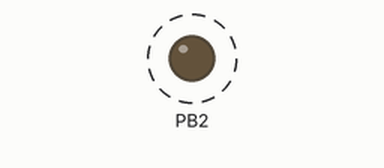
Recording of a program running on a simulated ATmega328P, built with avr-gcc and emulated at 16 MHz. Parts: output pins drawn as LEDs (lit = HIGH). Dashed ring = blinking.

Above: at 0.2 s.
Timing chart, 0 to 3.0 s (numbered marks = the images above):
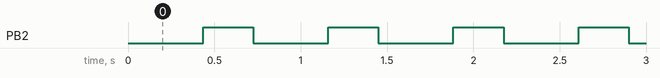

The program:

main.c
```c
#define F_CPU 16000000UL
#include <avr/io.h>
#include <stdio.h>
#include <avr/interrupt.h>

int ovrflow = 0; // global ovrflow counter

int main(void)
{
	DDRB = (1<<DDB2); // Make PB2 Output
	PORTB = (0<<DDB2); // Turn on LED
	TIMSK0 |= (1<<TOIE0); // Set up interrupt
	TCCR0A = 0; // Normal Mode
	sei(); // interrupt enable
	TCCR0B = 5; // Set prescaler to 1024

	while (1)
	{

	}
}

ISR (TIMER0_OVF_vect) {
	ovrflow++; //increment ovrflow
	if (ovrflow == 26) { // delay for .435s
		TCNT0 = 0;
		while (TCNT0 < 140) {}
		PORTB ^= (1<<DDB2); // Turn OFF
		TCNT0 = 0; // reset counter
	}
	else if (ovrflow == 43) { // delay for .29s
		TCNT0 = 0;
		while (TCNT0 < 179) {}
		PORTB ^= (1<<DDB2); // Turn ON
		ovrflow = 0; // reset ovrflow
		TCNT0 = 0; // reset counter
	}
	TCNT0 = 0;
}
```

Measured:
- by itself, PB2: alternates HIGH for 0.29 s and LOW for 0.43 s
